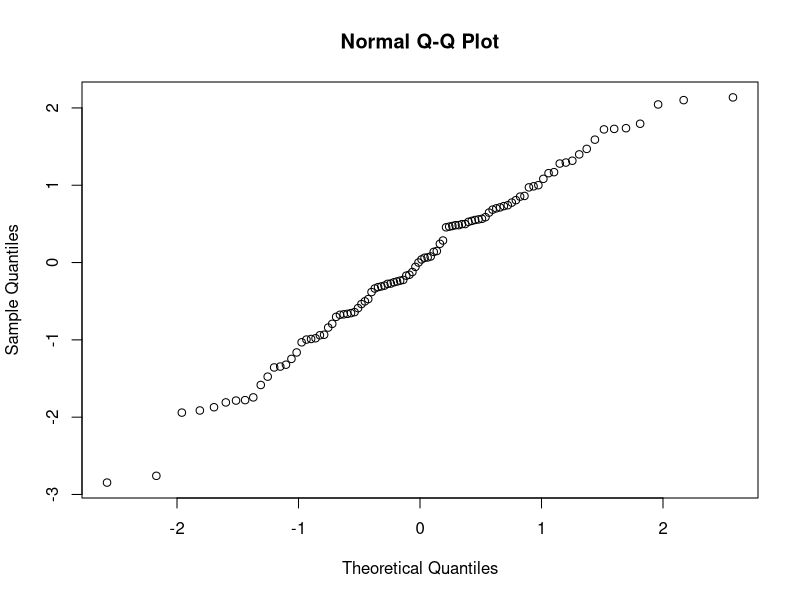
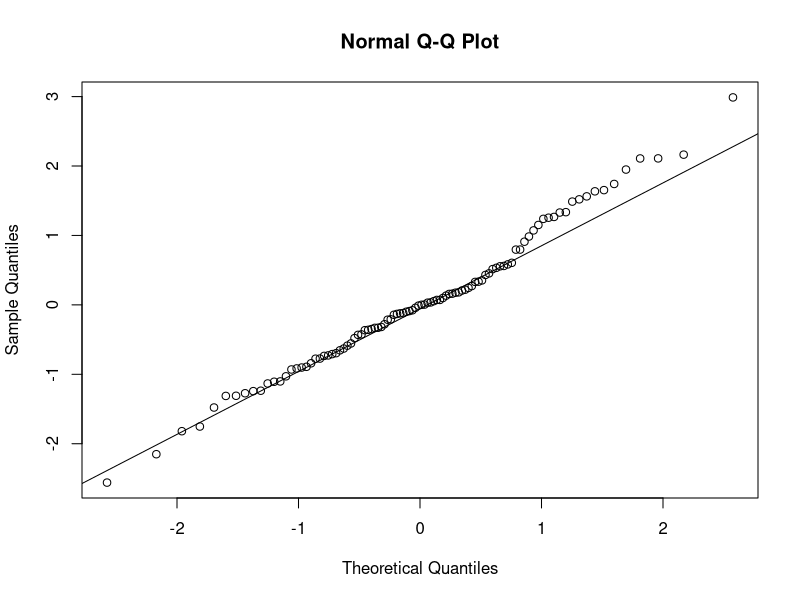
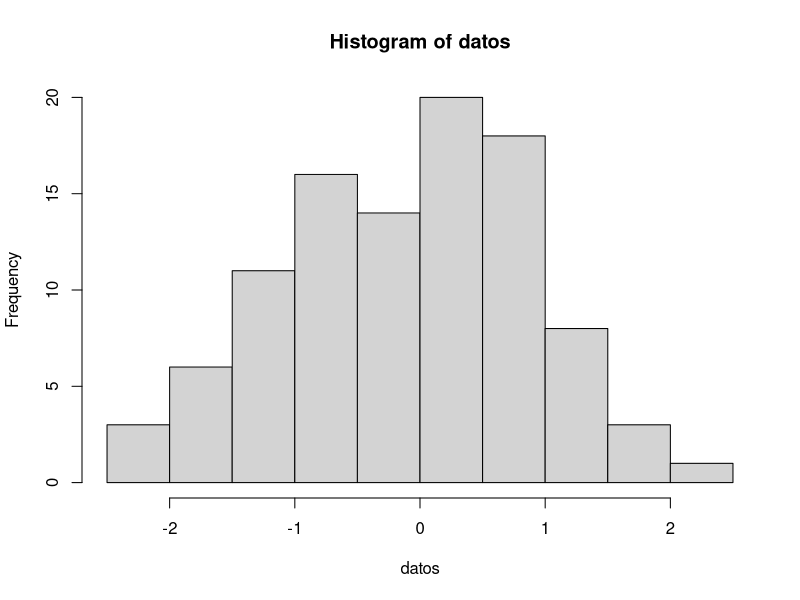
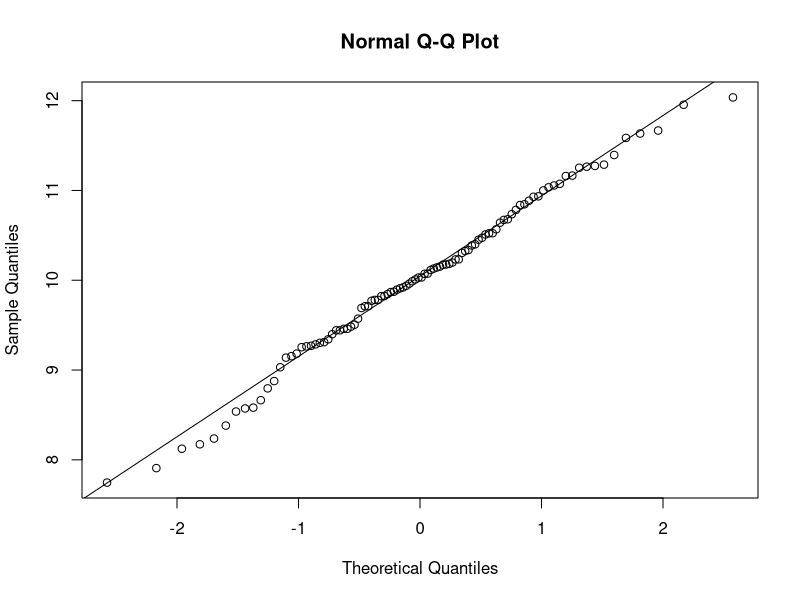
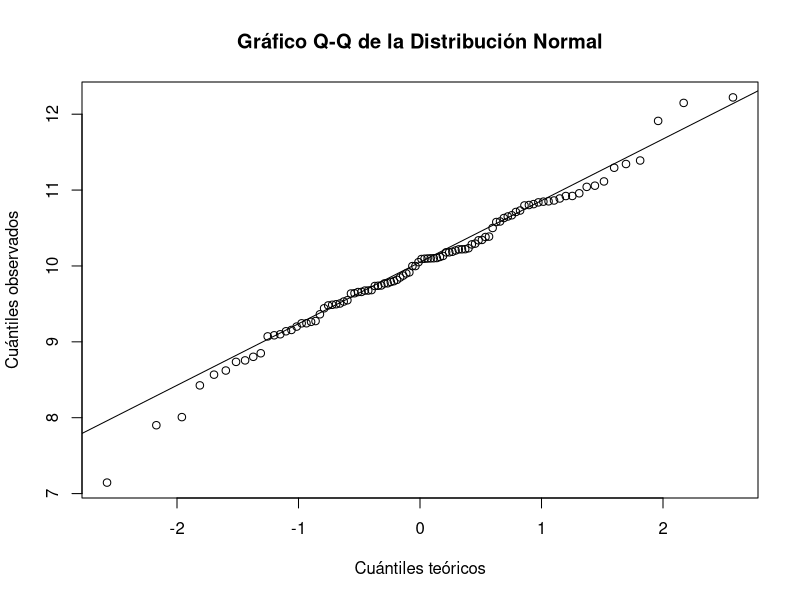
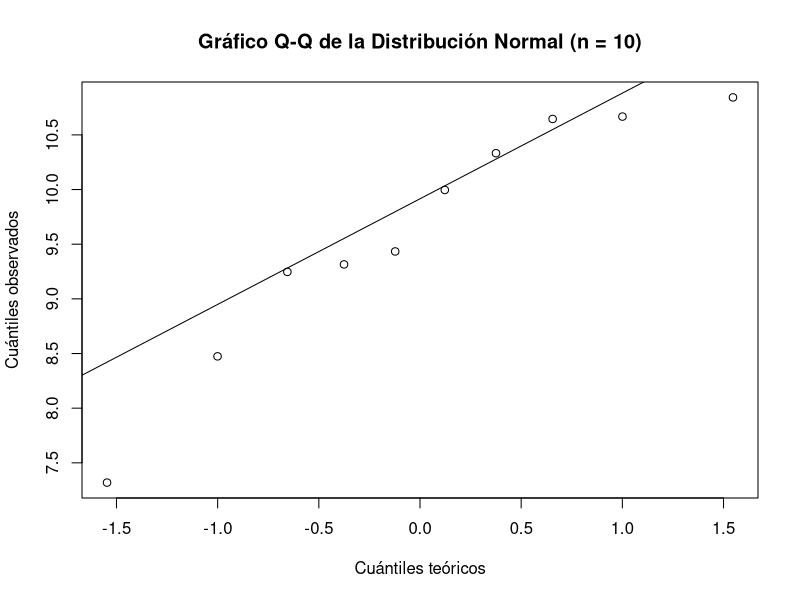
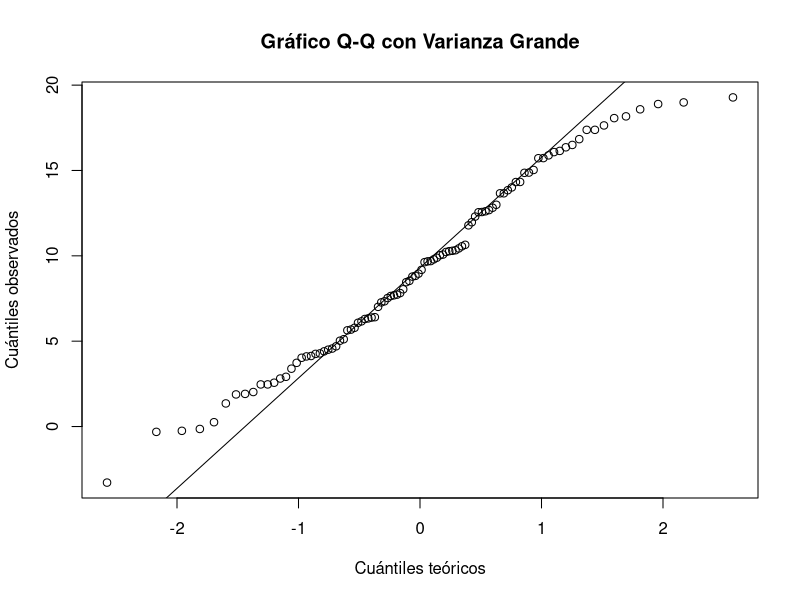
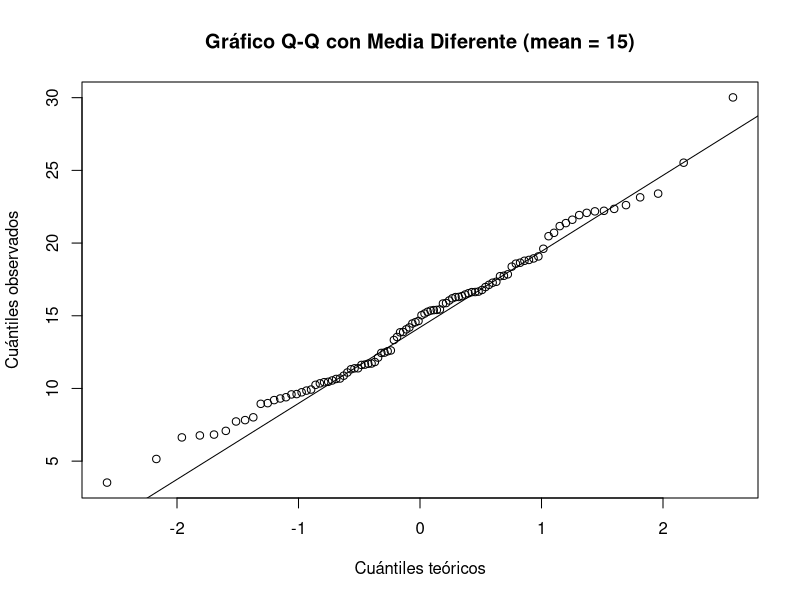

The R source for these figures, in order:
## ---- chunk 1

## ---- chunk 2
#hist()
#qqnorm()
#qqline()
## ---- chunk 3
# Generar datos aleatorios
datos <- rnorm(100)

# Crear un gráfico de cuantiles normales
qqnorm(datos)
## ---- chunk 4
# Generar datos aleatorios
datos <- rnorm(100)

# Crear un gráfico de cuantiles normales
qqnorm(datos)
qqline(datos)
## ---- chunk 5
# Generar datos aleatorios
datos <- rnorm(100)

# Crear un histograma
hist(datos)
## ---- chunk 6
datos <- rnorm(100, mean = 10)
qqnorm(datos)
qqline(datos)
## ---- chunk 7
datos <- rnorm(100, mean = 10)
qqnorm(datos, 
       xlab = "Cuántiles teóricos",   # Cambia el nombre del eje x
       ylab = "Cuántiles observados",  # Cambia el nombre del eje y
       main = "Gráfico Q-Q de la Distribución Normal")  # Cambia el título
qqline(datos)

## ---- chunk 8
datos_10 <- rnorm(10, mean = 10)
qqnorm(datos_10, 
       xlab = "Cuántiles teóricos",
       ylab = "Cuántiles observados",
       main = "Gráfico Q-Q de la Distribución Normal (n = 10)")
qqline(datos_10)
## ---- chunk 9
datos_varianza_grande <- rnorm(100, mean = 10, sd = 5)
qqnorm(datos_varianza_grande, 
       xlab = "Cuántiles teóricos",
       ylab = "Cuántiles observados",
       main = "Gráfico Q-Q con Varianza Grande")
qqline(datos_varianza_grande)
## ---- chunk 10
# Datos con media diferente
datos_media_diferente <- rnorm(100, mean = 15, sd = 5)
qqnorm(datos_media_diferente, 
       xlab = "Cuántiles teóricos",
       ylab = "Cuántiles observados",
       main = "Gráfico Q-Q con Media Diferente (mean = 15)")
qqline(datos_media_diferente)

## ---- chunk 11
# Datos con distribución exponencial
datos_exponenciales <- rexp(100, rate = 0.1)  # La tasa (rate) es el inverso de la media

qqnorm(datos_exponenciales, 
       xlab = "Cuántiles teóricos",
       ylab = "Cuántiles observados",
       main = "Gráfico Q-Q de Distribución Exponencial")
qqline(datos_exponenciales)

## ---- chunk 12
datos <- rnorm(1000) #1000 muestras de una densidad normal
hist(datos)

## ---- chunk 13
datos <- rnorm(1000) # muestras normales con media 0 y var 1.
teorica <- dnorm(seq(-4,4, length=100),mean = 0, sd = 1)
hist(datos,freq = FALSE)
lines(seq(-4,4, length=100),teorica, col="red")
## ---- chunk 14
datos <- rnorm(10) # muestras normales con media 0 y var 1.
teorica <- dnorm(seq(-4,4, length=100),mean = 0, sd = 1)
hist(datos,freq = FALSE)
lines(seq(-4,4, length=100),teorica, col="green")
## ---- chunk 15
# Generar datos con varianza grande (var = 3)
datos_var_grande <- rnorm(1000, mean = 0, sd = 3)
teorica_var_grande <- dnorm(seq(-12, 12, length = 100), mean = 0, sd = 3)
hist(datos_var_grande, freq = FALSE, main = "Distribución con Varianza Grande")
lines(seq(-12, 12, length = 100), teorica_var_grande, col = "green")

## ---- chunk 16
N <- 10 # número de medias (es decir número de muestras)
M <- 100 # número de la longitud de cada serie de datos
medias <- numeric(N) # Vector que guardará las medias

for(i in 1:N)
{
  datos <- rnorm(M)
  medias[i] <- mean(datos)
  
}
hist(medias)
qqnorm(medias)
qqline(medias)
## ---- chunk 17
N <- 1000  
M <- 100   
medias <- numeric(N)  

for (i in 1:N) {
  datos <- rnorm(M)
  medias[i] <- mean(datos)
}



hist(medias, main = "Histograma de Medias", xlab = "Medias")
qqnorm(medias, main = "Q-Q Plot de Medias")
qqline(medias)

## ---- chunk 18
N <- 1000  
M <- 100   
medias <- numeric(N)

for (i in 1:N) {
  datos <- rexp(M)
  medias[i] <- mean(datos)
}


hist(medias, main = "Histograma de Medias (Exponencial)", xlab = "Medias")
qqnorm(medias, main = "Q-Q Plot de Medias (Exponencial)")
qqline(medias)

